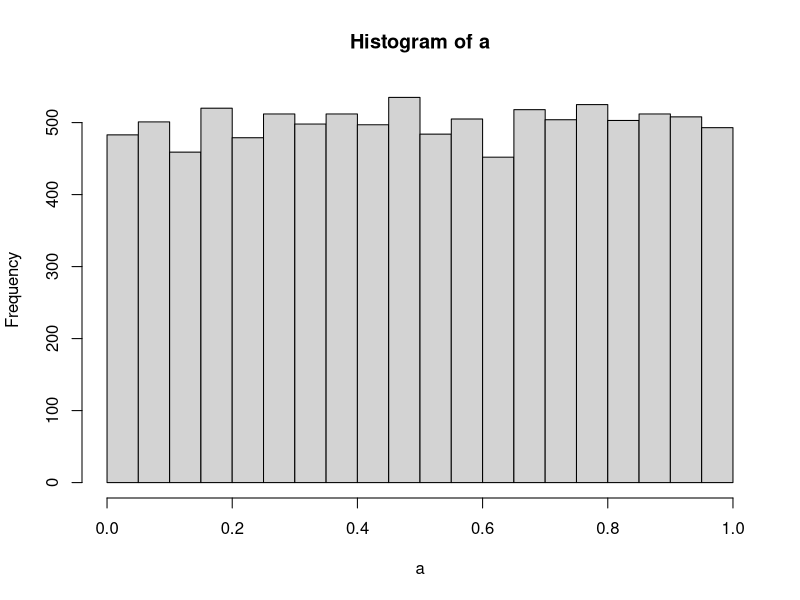

Source code (R): (Note: this script raises an error after producing the figure.)
## ---- chunk 1
knitr::opts_chunk$set(echo = TRUE,error=TRUE)
## ---- chunk 2
x <- c(1,4,3,2,3,4,3,3,4,3,4,3) #create basic vector

t.test(x, mu = 2) #non-directional
## ---- chunk 3
t.test (x, mu=2, alternative = "two.sided") #the default
## ---- chunk 4
x <- c(1,4,3,2,3,4,3,2,3,4,3,4)
y <- c(3,2,5,4,3,2,3,2,1,2,2,3)

#non-directional
t.test(x, y, paired = TRUE) #to indicate paired t-test use code "paired=TRUE"
## ---- chunk 5
x <- c(1,4,3,2,3,4,3,2,3,4,3,4)
y <- c(3,2,5,4,3,2,3,2,1,2,2,3)

t.test(x,y)
## ---- chunk 6
x <- c(1,4,3,2,3,4,3,2,3,4,3,4)
y <- c(3,2,5,4,3,2,3,2,1,2,2,3)

t.test(x,y, var.equal = T)
## ---- chunk 7
a<- replicate(10000,t.test(rnorm(10,0,1), rnorm(10,0,1))$p.value)
hist(a)
## ---- chunk 8
10000*.05
## ---- chunk 9
a[a<.05] #how many of the values falls under the null? How does t behave under the distribution value?
## ---- chunk 10
length(a[a<.05])
## ---- chunk 11
factor1 <- rep(c("A","B","C"),each=5) 
DV <- rnorm(n=15,mean=0,sd=1)
all_data<-data.frame(DV,factor1)

aov_out <- aov(DV~factor1, all_data) #run the ANOVA, be mindful of DV~factor1
summary(aov_out) #details of ANOVA are in aov_out and then summary(aov_out) prints an F-table

library(xtable) #kable xtable printing, makes the F table look more standard
knitr::kable(xtable(summary(aov_out))) #used for formatting of the table, kable 


## ---- chunk 12
Names <- c("Peter", "Paul", "Mary")
Ages <- c(1000, 1200, 100)
Gender <-c("M", "M", "F")

my_df <- data.frame(Names, 
                    Ages,
                    Gender)
## ---- chunk 13
Names <- c("Peter", "Paul", "Mary", NA)
Ages <- c(1000, 1200, 100, 50)
Gender <-c("M", "M", "F", NA)

my_df <- data.frame(Names, 
                    Ages,
                    Gender)
## ---- chunk 14
a <- c(1,2,3,2,3,4,5,4)
b <- c(4,3,4,3,2,1,2,3)
plot_df <- data.frame(a,b)

ggplot(plot_df, aes(x=a,y=b))+
  geom_point()
## ---- chunk 15
ggplot(plot_df, aes(x=a,y=b))+
  geom_point()
## ---- chunk 16
ggplot(plot_df, aes(x=a,y=b))+
  geom_point(size=2)+ #you can change the parameters 
  geom_smooth(method=lm)+
  coord_cartesian(xlim=c(0,7),ylim=c(0,10))+ #this is where you change the limits of th graph
  xlab("x-axis label")+ #you can edit the names of the axis, or title etc
  ylab("y-axis label")+
  ggtitle("I made a scatterplot")+
  theme_classic(base_size=12)+ #base size is the size of the font
  theme(plot.title = element_text(hjust = 0.5))
## ---- chunk 17
library(ggplot2)
factor_one <- as.factor(c("A","B","C"))
dv_means <- c(20,30,40)
dv_SEs   <- c(4,3.4,4)
plot_df <- data.frame(factor_one,
                      dv_means,
                      dv_SEs)

# basic bar graph

ggplot(plot_df, aes(x=factor_one,y=dv_means))+
  geom_bar(stat="identity") #this means list the data as is-other commands can alter data

## ---- chunk 18
library(ggplot2)
ggplot(plot_df, aes(x=factor_one,y=dv_means))+
  geom_bar(stat="identity")+
  geom_errorbar(aes(ymin=dv_means-dv_SEs,
                    ymax=dv_means+dv_SEs),
                width=.2)+
  coord_cartesian(ylim=c(0,100))+
  xlab("x-axis label")+
  ylab("y-axis label")+
  ggtitle("I made a bar graph")+
  theme_classic(base_size=12)+
  theme(plot.title = element_text(hjust = 0.5))

## ---- chunk 19
library(ggplot2)
factor_one <- rep(as.factor(c("A","B","C")),2) #use rep to repeat and then ,# of times you want it to repeat
factor_two <- rep(as.factor(c("IIA","IIB")),3)
dv_means <- c(20,30,40,20,40,40)
dv_SEs   <- c(4,3.4,4,3,2,4)
plot_df <- data.frame(factor_one,
                      factor_two,
                      dv_means,
                      dv_SEs)

# basic bar graph

ggplot(plot_df, aes(x=factor_one,y=dv_means,
                    group=factor_two, #by adding group factor then you can combine 2 factors
                    color=factor_two,
                    fill=factor_two))+ #color factor refers to the border color and fill refers to entire color of the bar
  geom_bar(stat="identity", position="dodge") #position=dodge makes it side by side bars, without it the bars will be stacked 

## ---- chunk 20
#create a sampling distribution for correlations we can get in a specific situation

cor(rnorm(100,0,1),rnorm(100,0,1))#use cor function to correlate two sets

replicate(10000,cor(rnorm(100,0,1),rnorm(100,0,1)))

hist(replicate(1e+05,cor(rnorm(100,0,1),rnorm(100,0,1))))

sim_rs <- replicate(10000,cor(rnorm(100,0,1),rnorm(100,0,1)))

sort(abs(sim_rs))[95000]
## ---- chunk 21
A <- c(1,2,3,4)
B <- c(3,4,5,6)
C <- c(5,6,7,8)

conds<- rep(c("A","B","C"), each=4)
DV <- c(A,B,C)
df <- data.frame(conds, DV)
summary (aov(DV~conds,df))
## ---- chunk 22
run_anova <- function(){

A <- rnorm(4,0,1)
B <- rnorm(4,0,1)
C <- rnorm(4,0,1)

conds<- rep(c("A","B","C"), each=4)?
DV <- c(A,B,C)
df <- data.frame(conds, DV)
summary (aov(DV~conds,df))

sum_out <- summary(aov(DV~conds,df))
sum_out[[1]]$`F value`[1]

return(sum_out[[1]]$`F value`[1])
}


save_fs <- replicate(10000,run_anova())


hist(save_fs)

sort(save_fs)[9500]

qf(.95,2,9)
## ---- chunk 23
a<-rep(0, 1000)
class(a) #this creates a class of numbers
## ---- chunk 24
a<-as.character(rep(0, 1000))
object.size(a) #this converts the numbers into characters with quotation marks
## ---- chunk 25
a <- as.integer(rep(0,1000))
object.size(a)
## ---- chunk 26
Rprof(tmp <- tempfile()) #short for "r profile"-it searches through R and starts measuring how long everything takes to process in R. It then records how long each program takes and stores it into the "tmp" file

a <- matrix(0,nrow=2,ncol=1000)
for(i in 1:1000){
  a <- rbind(a,rnorm(1000,0,1)) #rbind is "row bind"
}

Rprof()
summaryRprof(tmp)
## ---- chunk 27
library(microbenchmark)


a<-rnorm(10000,500,25)

microbenchmark(mean(a),
               sum(a)/length(a))


  
